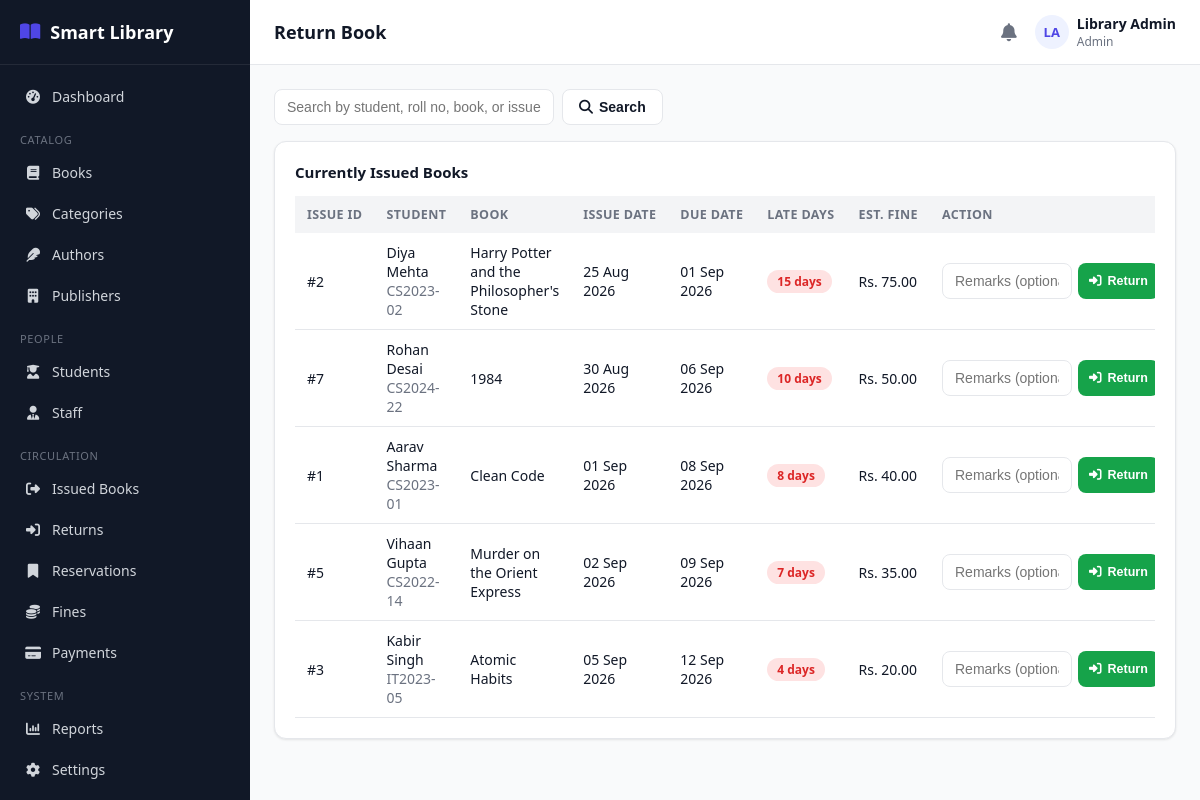
/librarian/return-book.php (signed in), run on the app's committed database.
### tables this page shows
CREATE TABLE book_issues (
    id INT AUTO_INCREMENT PRIMARY KEY,
    student_id INT NOT NULL,
    book_id INT NOT NULL,
    issued_by INT DEFAULT NULL,           
    issue_date DATE NOT NULL,
    due_date DATE NOT NULL,
    return_date DATE DEFAULT NULL,
    status ENUM('issued','returned','overdue','lost') NOT NULL DEFAULT 'issued',
    created_at TIMESTAMP DEFAULT CURRENT_TIMESTAMP,
    FOREIGN KEY (student_id) REFERENCES students(id) ON DELETE CASCADE,
    FOREIGN KEY (book_id) REFERENCES books(id) ON DELETE CASCADE,
    FOREIGN KEY (issued_by) REFERENCES users(id) ON DELETE SET NULL
);

CREATE TABLE users (
    id INT AUTO_INCREMENT PRIMARY KEY,
    name VARCHAR(120) NOT NULL,
    email VARCHAR(150) NOT NULL UNIQUE,
    password VARCHAR(255) NOT NULL,
    role ENUM('admin','librarian','student') NOT NULL,
    phone VARCHAR(20) DEFAULT NULL,
    photo VARCHAR(255) DEFAULT NULL,
    status ENUM('active','inactive') NOT NULL DEFAULT 'active',
    reset_token VARCHAR(255) DEFAULT NULL,
    reset_expires DATETIME DEFAULT NULL,
    created_at TIMESTAMP DEFAULT CURRENT_TIMESTAMP,
    updated_at TIMESTAMP DEFAULT CURRENT_TIMESTAMP ON UPDATE CURRENT_TIMESTAMP
);

CREATE TABLE students (
    id INT AUTO_INCREMENT PRIMARY KEY,
    user_id INT NOT NULL,
    roll_number VARCHAR(40) NOT NULL UNIQUE,
    course VARCHAR(100) DEFAULT NULL,
    department VARCHAR(100) DEFAULT NULL,
    year VARCHAR(20) DEFAULT NULL,
    division VARCHAR(20) DEFAULT NULL,
    address VARCHAR(255) DEFAULT NULL,
    registration_date DATE NOT NULL,
    max_books INT NOT NULL DEFAULT 3,
    created_at TIMESTAMP DEFAULT CURRENT_TIMESTAMP,
    updated_at TIMESTAMP DEFAULT CURRENT_TIMESTAMP ON UPDATE CURRENT_TIMESTAMP,
    FOREIGN KEY (user_id) REFERENCES users(id) ON DELETE CASCADE
);

CREATE TABLE books (
    id INT AUTO_INCREMENT PRIMARY KEY,
    isbn VARCHAR(30) NOT NULL UNIQUE,
    title VARCHAR(200) NOT NULL,
    author_id INT DEFAULT NULL,
    category_id INT DEFAULT NULL,
    publisher_id INT DEFAULT NULL,
    publication_year YEAR DEFAULT NULL,
    edition VARCHAR(30) DEFAULT NULL,
    language VARCHAR(40) DEFAULT 'English',
    pages INT DEFAULT NULL,
    price DECIMAL(10,2) DEFAULT 0.00,
    shelf_number VARCHAR(30) DEFAULT NULL,
    total_copies INT NOT NULL DEFAULT 1,
    available_copies INT NOT NULL DEFAULT 1,
    description TEXT DEFAULT NULL,
    image VARCHAR(255) DEFAULT NULL,
    status ENUM('active','inactive') NOT NULL DEFAULT 'active',
    created_at TIMESTAMP DEFAULT CURRENT_TIMESTAMP,
    updated_at TIMESTAMP DEFAULT CURRENT_TIMESTAMP ON UPDATE CURRENT_TIMESTAMP,
    FOREIGN KEY (author_id) REFERENCES authors(id) ON DELETE SET NULL,
    FOREIGN KEY (category_id) REFERENCES categories(id) ON DELETE SET NULL,
    FOREIGN KEY (publisher_id) REFERENCES publishers(id) ON DELETE SET NULL,
    INDEX idx_title (title),
    INDEX idx_isbn (isbn)
);

### includes/functions.php (called while the page is built, shortened)
<?php
function e($value) {
    return htmlspecialchars($value ?? '', ENT_QUOTES, 'UTF-8');
}
function getSettings($pdo) {
    static $settings = null;
    if ($settings === null) {
        $stmt = $pdo->query("SELECT * FROM library_settings LIMIT 1");
        $settings = $stmt->fetch() ?: [
            'borrow_period_days' => 7, 'fine_per_day' => 5, 'max_fine' => 200,
            'grace_period_days' => 0, 'max_books_per_student' => 3, 'reservation_valid_days' => 3,
            'library_name' => 'Smart Library',
        ];
    }
    return $settings;
}
function calculateFine($lateDays, $settings) {
    $grace = (int)($settings['grace_period_days'] ?? 0);
    $billableDays = max(0, $lateDays - $grace);
    $fine = $billableDays * (float)$settings['fine_per_day'];
    $max = (float)$settings['max_fine'];
    return $max > 0 ? min($fine, $max) : $fine;
}
function fmtDate($date) {
    return date('d M Y', strtotime($date));
}

### librarian/return-book.php (the view, shortened to what this page needs)
<?php
require_once __DIR__ . '/../config/database.php';
require_once __DIR__ . '/../includes/functions.php';
require_once __DIR__ . '/../includes/auth-check.php';
$settings = getSettings($pdo);
$search = trim($_GET['q'] ?? '');
$where = "WHERE bi.status IN ('issued','overdue')";
$params = [];
$stmt = $pdo->prepare("
    SELECT bi.*, b.title, s.roll_number, u.name student_name,
        DATEDIFF(CURDATE(), bi.due_date) late_days
    FROM book_issues bi
    JOIN books b ON b.id = bi.book_id
    JOIN students s ON s.id = bi.student_id
    JOIN users u ON u.id = s.user_id
    $where ORDER BY bi.due_date ASC");
$stmt->execute($params);
$activeIssues = $stmt->fetchAll();
include __DIR__ . '/../includes/header.php';
?>
<div class="table-toolbar">
    <form method="GET" class="flex gap-2">
        <input type="text" name="q" class="form-control" style="width:280px;" placeholder="Search by student, roll no, book, or issue ID..." value="<?= e($search) ?>">
        <button class="btn btn-outline" type="submit"><i class="fa-solid fa-magnifying-glass"></i> Search</button>
    </form>
</div>
<div class="card">
    <h3>Currently Issued Books</h3>
    <?php if (!$activeIssues): ?>
        <div class="empty-state"><i class="fa-solid fa-circle-check"></i>No matching active issues found.</div>
    <?php else: ?>
    <div class="table-wrap">
        <table class="data-table">
            <thead><tr><th>Issue ID</th><th>Student</th><th>Book</th><th>Issue Date</th><th>Due Date</th><th>Late Days</th><th>Est. Fine</th><th>Action</th></tr></thead>
            <tbody>
            <?php foreach ($activeIssues as $r):
                $late = max(0, (int)$r['late_days']);
                $estFine = calculateFine($late, $settings);
            ?>
                <tr>
                    <td>#<?= $r['id'] ?></td>
                    <td><?= e($r['student_name']) ?><br><span class="text-muted"><?= e($r['roll_number']) ?></span></td>
                    <td><?= e($r['title']) ?></td>
                    <td><?= fmtDate($r['issue_date']) ?></td>
                    <td><?= fmtDate($r['due_date']) ?></td>
                    <td><?= $late > 0 ? '<span class="badge badge-red">' . $late . ' days</span>' : '<span class="badge badge-green">On time</span>' ?></td>
                    <td><?= $estFine > 0 ? 'Rs. ' . number_format($estFine, 2) : '—' ?></td>
                    <td>
                        <form method="POST" style="display:flex; gap:6px;">
                            <input type="text" name="remarks" class="form-control btn-sm" placeholder="Remarks (optional)" style="width:130px;">
                            <button class="btn btn-sm btn-success" type="submit"><i class="fa-solid fa-right-to-bracket"></i> Return</button>
                        </form>
                    </td>
                </tr>
            <?php endforeach; ?>
            </tbody>
        </table>
    </div>
    <?php endif; ?>
</div>
<?php include __DIR__ . '/../includes/footer.php'; ?>

### assets/css/style.css (style rules this page uses)
:root { --primary: #4f46e5; --primary-dark: #4338ca; --primary-light: #eef2ff; --success: #16a34a; --success-light: #dcfce7; --warning: #ca8a04; --warning-light: #fef9c3; --danger: #dc2626; --danger-light: #fee2e2; --gray: #6b7280; --gray-light: #f3f4f6; --border: #e5e7eb; --text: #111827; --text-muted: #6b7280; --bg: #f9fafb; --white: #ffffff; --sidebar-w: 250px; --radius: 12px; --shadow: 0 1px 3px rgba(0,0,0,0.06), 0 1px 2px rgba(0,0,0,0.04); }
* { box-sizing: border-box; }
body { margin: 0; font-family: 'Segoe UI', system-ui, -apple-system, Roboto, sans-serif; background: var(--bg); color: var(--text); font-size: 15px; }
.card { background: var(--white); border: 1px solid var(--border); border-radius: var(--radius); box-shadow: var(--shadow); padding: 20px; }
.card h3 { margin: 0 0 14px; font-size: 15px; font-weight: 700; }
.btn { display: inline-flex; align-items: center; gap: 6px; padding: 9px 16px; border-radius: 8px; border: 1px solid transparent; font-size: 14px; font-weight: 600; cursor: pointer; text-decoration: none; }
.btn-outline { background: #fff; border-color: var(--border); color: var(--text); }
.btn-success { background: var(--success); color: #fff; }
.btn-sm { padding: 5px 10px; font-size: 12.5px; }
.form-control { width: 100%; padding: 9px 12px; border: 1px solid var(--border); border-radius: 8px; font-size: 14px; background: #fff; color: var(--text); }
.table-wrap { overflow-x: auto; }
table.data-table { width: 100%; border-collapse: collapse; font-size: 14px; }
.data-table th { text-align: left; padding: 10px 12px; background: var(--gray-light); font-weight: 700; font-size: 12.5px; text-transform: uppercase; letter-spacing: 0.03em; color: var(--text-muted); white-space: nowrap; }
.data-table td { padding: 10px 12px; border-bottom: 1px solid var(--border); vertical-align: middle; }
.table-toolbar { display: flex; justify-content: space-between; align-items: center; margin-bottom: 16px; gap: 12px; flex-wrap: wrap; }
.badge { padding: 3px 10px; border-radius: 999px; font-size: 12px; font-weight: 700; display: inline-block; }
.badge-red { background: var(--danger-light); color: var(--danger); }
.text-muted { color: var(--text-muted); }
.flex { display: flex; }
.gap-2 { gap: 8px; }

### data on the page
book_issues: id "2", users.name "Diya Mehta", student.roll_number "CS2023-02", book.title "Harry Potter and the Philosopher's Stone", issue_date "25 Aug 2026", due_date "01 Sep 2026", late "15", estFine "75.00"
book_issues: id "7", users.name "Rohan Desai", student.roll_number "CS2024-22", book.title "1984", issue_date "30 Aug 2026", due_date "06 Sep 2026", late "10", estFine "50.00"
book_issues: id "1", users.name "Aarav Sharma", student.roll_number "CS2023-01", book.title "Clean Code", issue_date "01 Sep 2026", due_date "08 Sep 2026", late "8", estFine "40.00"
book_issues: id "5", users.name "Vihaan Gupta", student.roll_number "CS2022-14", book.title "Murder on the Orient Express", issue_date "02 Sep 2026", due_date "09 Sep 2026", late "7", estFine "35.00"
book_issues: id "3", users.name "Kabir Singh", student.roll_number "IT2023-05", book.title "Atomic Habits", issue_date "05 Sep 2026", due_date "12 Sep 2026", late "4", estFine "20.00"

### other printed values
$label "Dashboard"
$item['_section'] "CATALOG"
$label "Books"
$label "Categories"
$label "Authors"
$label "Publishers"
$item['_section'] "PEOPLE"
$label "Students"
$label "Staff"
$item['_section'] "CIRCULATION"
$label "Issued Books"
$label "Returns"
$label "Reservations"
$label "Fines"
$label "Payments"
